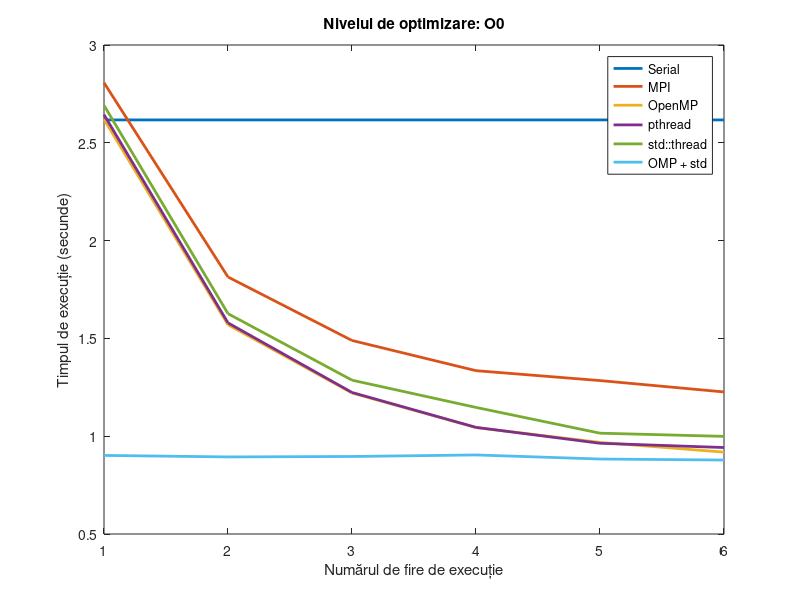
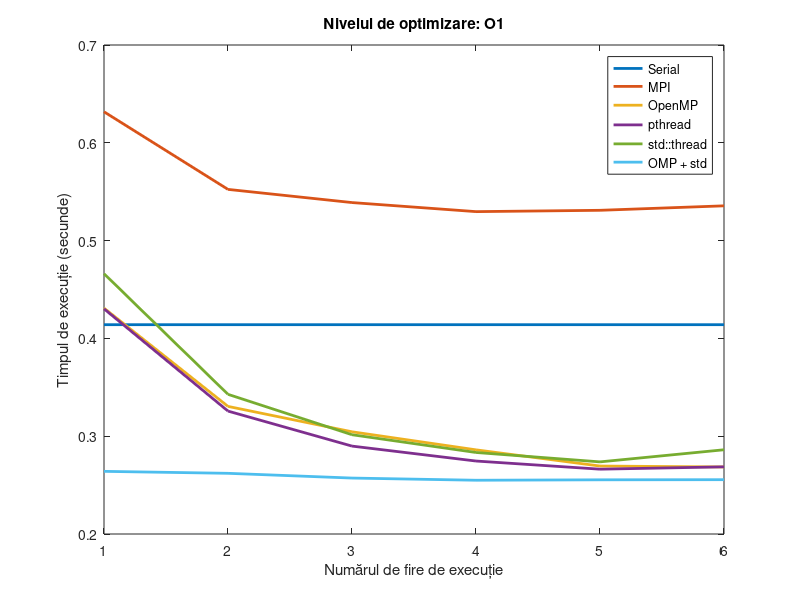
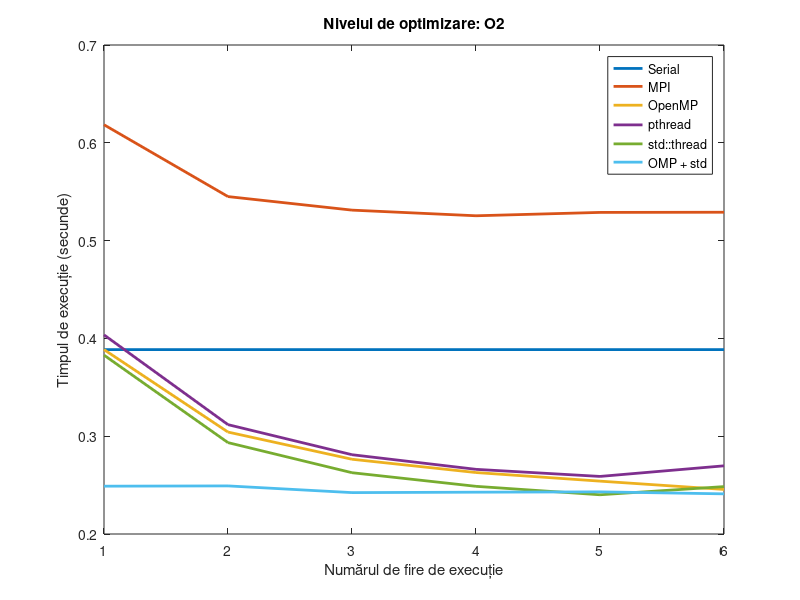
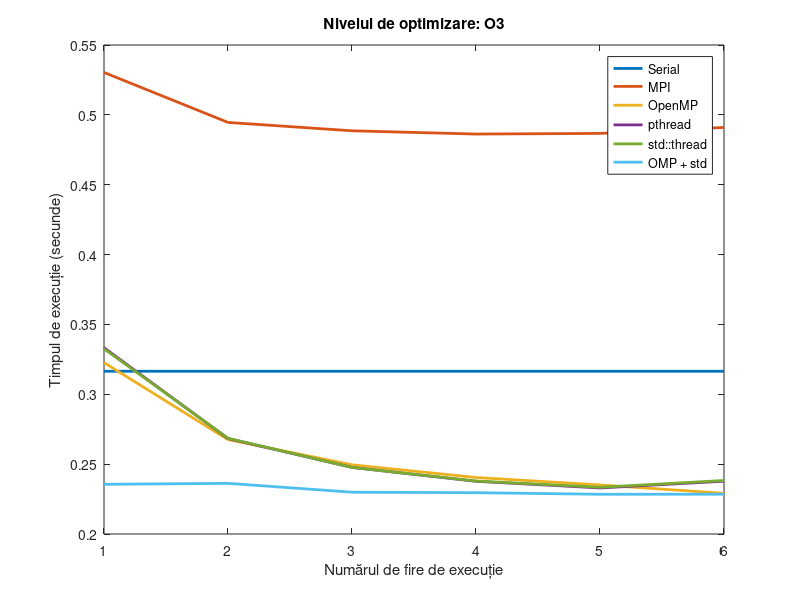

These figures' MATLAB source, in order:
close all; clear all; width = 2;

# ==========================================================

serial     = [ 2.6170 * ones(1, 6) ];
mpi        = [ 2.8072 1.8139 1.4894 1.3350 1.2844 1.2262 ];
omp        = [ 2.6200 1.5698 1.2207 1.0442 .96840 .91858 ];
pthreads   = [ 2.6437 1.5793 1.2236 1.0451 .96379 .94209 ];
std_thread = [ 2.6917 1.6265 1.2865 1.1471 1.0154 .99916 ];
omp_thread = [ .90179 .89406 .89629 .90418 .88331 .87815 ];

figure;
plot(serial,     "LineWidth", width); hold on;
plot(mpi,        "LineWidth", width); hold on;
plot(omp,        "LineWidth", width); hold on;
plot(pthreads,   "LineWidth", width); hold on;
plot(std_thread, "LineWidth", width); hold on;
plot(omp_thread, "LineWidth", width); hold on;
title("Nivelul de optimizare: O0");
legend("Serial", "MPI", "OpenMP", "pthread",
       "std::thread", "OMP + std");
xlabel("Numărul de fire de execuție");
ylabel("Timpul de execuție (secunde)");
print -djpg ./tests/exec_time/O0.jpg;

# ==========================================================

serial     = [ .41402 * ones(1, 6) ];
mpi        = [ .63173 .55236 .53889 .52962 .53098 .53555 ];
omp        = [ .43096 .33047 .30451 .28606 .26949 .26856 ];
pthreads   = [ .43026 .32567 .28988 .27461 .26628 .26867 ];
std_thread = [ .46618 .34281 .30150 .28335 .27375 .28613 ];
omp_thread = [ .26406 .26205 .25720 .25497 .25541 .25554 ];

figure;
plot(serial,     "LineWidth", width); hold on;
plot(mpi,        "LineWidth", width); hold on;
plot(omp,        "LineWidth", width); hold on;
plot(pthreads,   "LineWidth", width); hold on;
plot(std_thread, "LineWidth", width); hold on;
plot(omp_thread, "LineWidth", width); hold on;
title("Nivelul de optimizare: O1");
legend("Serial", "MPI", "OpenMP", "pthread",
       "std::thread", "OMP + std");
xlabel("Numărul de fire de execuție");
ylabel("Timpul de execuție (secunde)");
print -djpg ./tests/exec_time/O1.jpg;

# ==========================================================

serial     = [ .38854 * ones(1, 6) ];
mpi        = [ .61846 .54501 .53116 .52539 .52883 .52900 ];
omp        = [ .38855 .30423 .27643 .26284 .25405 .24557 ];
pthreads   = [ .40360 .31181 .28107 .26612 .25887 .26971 ];
std_thread = [ .38289 .29344 .26267 .24875 .24011 .24847 ];
omp_thread = [ .24890 .24918 .24232 .24276 .24309 .24105 ];

figure;
plot(serial,     "LineWidth", width); hold on;
plot(mpi,        "LineWidth", width); hold on;
plot(omp,        "LineWidth", width); hold on;
plot(pthreads,   "LineWidth", width); hold on;
plot(std_thread, "LineWidth", width); hold on;
plot(omp_thread, "LineWidth", width); hold on;
title("Nivelul de optimizare: O2");
legend("Serial", "MPI", "OpenMP", "pthread",
       "std::thread", "OMP + std");
xlabel("Numărul de fire de execuție");
ylabel("Timpul de execuție (secunde)");
print -djpg ./tests/exec_time/O2.jpg;

# ==========================================================

serial     = [ .31648 * ones(1, 6) ];
mpi        = [ .53036 .49458 .48859 .48626 .48672 .49099 ];
omp        = [ .32269 .26755 .24953 .24043 .23512 .22912 ];
pthreads   = [ .33333 .26832 .24765 .23772 .23296 .23778 ];
std_thread = [ .33256 .26854 .24766 .23792 .23343 .23830 ];
omp_thread = [ .23557 .23626 .22992 .22956 .22843 .22848 ];

figure;
plot(serial,     "LineWidth", width); hold on;
plot(mpi,        "LineWidth", width); hold on;
plot(omp,        "LineWidth", width); hold on;
plot(pthreads,   "LineWidth", width); hold on;
plot(std_thread, "LineWidth", width); hold on;
plot(omp_thread, "LineWidth", width); hold on;
title("Nivelul de optimizare: O3");
legend("Serial", "MPI", "OpenMP", "pthread",
       "std::thread", "OMP + std");
xlabel("Numărul de fire de execuție");
ylabel("Timpul de execuție (secunde)");
print -djpg ./tests/exec_time/O3.jpg;

# ==========================================================

serial     = [ .31521 * ones(1, 6) ];
mpi        = [ .52189 .48425 .48041 .48080 .48113 .49561 ];
omp        = [ .30496 .25640 .25441 .24335 .24081 .24879 ];
pthreads   = [ .32432 .26391 .24977 .24097 .23837 .24204 ];
std_thread = [ .32373 .26575 .24840 .24197 .24137 .24178 ];
omp_thread = [ .24890 .24183 .23571 .23144 .23687 .23349 ];

figure;
plot(serial,     "LineWidth", width); hold on;
plot(mpi,        "LineWidth", width); hold on;
plot(omp,        "LineWidth", width); hold on;
plot(pthreads,   "LineWidth", width); hold on;
plot(std_thread, "LineWidth", width); hold on;
plot(omp_thread, "LineWidth", width); hold on;
title("Nivelul de optimizare: Ofast");
legend("Serial", "MPI", "OpenMP", "pthread",
       "std::thread", "OMP + std");
xlabel("Numărul de fire de execuție");
ylabel("Timpul de execuție (secunde)");
print -djpg ./tests/exec_time/Ofast.jpg;

# ==========================================================

